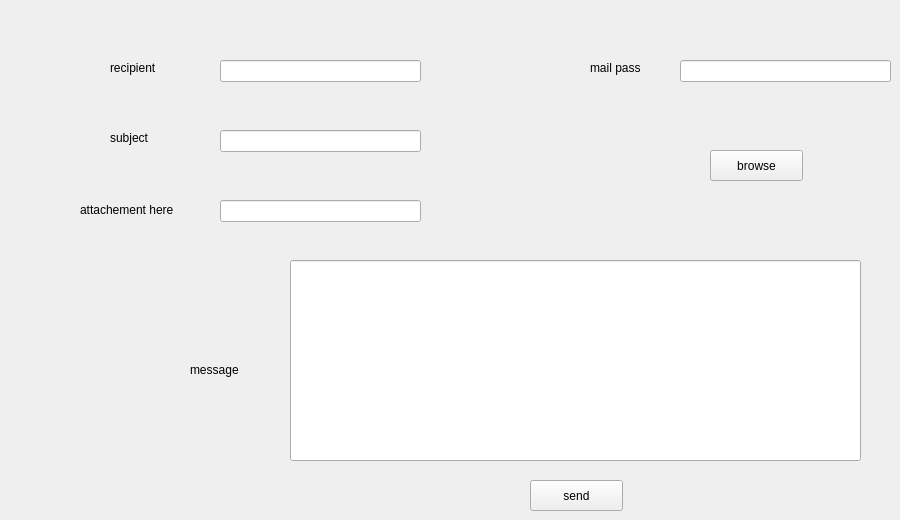
      <widget class="QWidget" name="tab_19">
       <attribute name="title">
        <string>Mail</string>
       </attribute>
       <widget class="QLabel" name="label_104">
        <property name="geometry">
         <rect>
          <x>110</x>
          <y>130</y>
          <width>55</width>
          <height>16</height>
         </rect>
        </property>
        <property name="text">
         <string>subject</string>
        </property>
       </widget>
       <widget class="QLabel" name="label_108">
        <property name="geometry">
         <rect>
          <x>590</x>
          <y>60</y>
          <width>55</width>
          <height>16</height>
         </rect>
        </property>
        <property name="text">
         <string>mail pass</string>
        </property>
       </widget>
       <widget class="QPushButton" name="browse">
        <property name="geometry">
         <rect>
          <x>710</x>
          <y>150</y>
          <width>93</width>
          <height>31</height>
         </rect>
        </property>
        <property name="text">
         <string>browse</string>
        </property>
       </widget>
       <widget class="QLineEdit" name="rcpt_2">
        <property name="geometry">
         <rect>
          <x>220</x>
          <y>60</y>
          <width>201</width>
          <height>22</height>
         </rect>
        </property>
       </widget>
       <widget class="QLabel" name="label_109">
        <property name="geometry">
         <rect>
          <x>190</x>
          <y>360</y>
          <width>55</width>
          <height>20</height>
         </rect>
        </property>
        <property name="text">
         <string>message</string>
        </property>
       </widget>
       <widget class="QPushButton" name="sendmail">
        <property name="geometry">
         <rect>
          <x>530</x>
          <y>480</y>
          <width>93</width>
          <height>31</height>
         </rect>
        </property>
        <property name="text">
         <string>send</string>
        </property>
       </widget>
       <widget class="QLineEdit" name="msg_2">
        <property name="geometry">
         <rect>
          <x>290</x>
          <y>260</y>
          <width>571</width>
          <height>201</height>
         </rect>
        </property>
       </widget>
       <widget class="QLabel" name="label_107">
        <property name="geometry">
         <rect>
          <x>80</x>
          <y>200</y>
          <width>121</width>
          <height>20</height>
         </rect>
        </property>
        <property name="text">
         <string>attachement here</string>
        </property>
       </widget>
       <widget class="QLineEdit" name="subject_2">
        <property name="geometry">
         <rect>
          <x>220</x>
          <y>130</y>
          <width>201</width>
          <height>22</height>
         </rect>
        </property>
       </widget>
       <widget class="QLabel" name="label_93">
        <property name="geometry">
         <rect>
          <x>110</x>
          <y>60</y>
          <width>55</width>
          <height>16</height>
         </rect>
        </property>
        <property name="text">
         <string>recipient</string>
        </property>
       </widget>
       <widget class="QLineEdit" name="file_2">
        <property name="geometry">
         <rect>
          <x>220</x>
          <y>200</y>
          <width>201</width>
          <height>22</height>
         </rect>
        </property>
       </widget>
       <widget class="QLineEdit" name="mail_pass_2">
        <property name="geometry">
         <rect>
          <x>680</x>
          <y>60</y>
          <width>211</width>
          <height>22</height>
         </rect>
        </property>
        <property name="echoMode">
         <enum>QLineEdit::Password</enum>
        </property>
       </widget>
      </widget>
